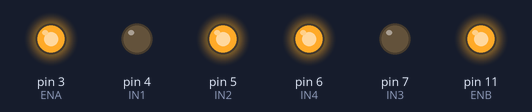
The sketch below on a simulated Arduino Uno, built with avr-gcc and run on an emulated ATmega328P. Parts: output pins drawn as LEDs (lit = HIGH). Wiring (inferred from the names in the program): MPU-6050 motion sensor at I2C address 0x68.

Above: at 0.1 s.
Timing chart, 0 to 1.6 s (numbered marks = the images above):
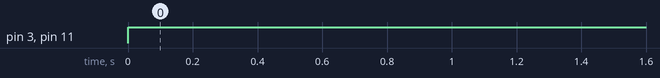

Measured:
- by itself, pin 3 (ENA), pin 11 (ENB): LOW → HIGH at 0.00 s

The sketch:

test_moteur.ino
```cpp
#include<Wire.h>

int ENA=3; //Connecté à Arduino pin 9(sortie PWM)
int IN1=4; //Connecté à Arduino pin 4
int IN2=5; //Connecté à Arduino pin 5
//-- MOTEUR B --
int ENB=11; //Connecté à Arduino pin 10(Sortie PWM)
int IN3=7; //Connecté à Arduino pin 6
int IN4=6; //Connecté à Arduino pin 7


const int MPU=0x68;  // I2C address of the MPU-6050
int16_t AcX,AcY,AcZ,Tmp,GyX,GyY,GyZ;
const int numReadings = 10;

int readings[numReadings];

char Data;

void setup() {

Wire.begin();
  Wire.beginTransmission(MPU);
  Wire.write(0x6B);  // PWR_MGMT_1 register
  Wire.write(0);     // set to zero (wakes up the MPU-6050)
  Wire.endTransmission(true);


pinMode(ENA,OUTPUT); // Configurer
pinMode(ENB,OUTPUT); // les broches
pinMode(IN1,OUTPUT); // comme sortie
pinMode(IN2,OUTPUT);
pinMode(IN3,OUTPUT);
pinMode(IN4,OUTPUT);

Serial.begin(115200);

digitalWrite(IN3,LOW);
digitalWrite(IN4,HIGH);
digitalWrite(IN1,LOW);
digitalWrite(IN2,HIGH);

}
void loop(){
  analogWrite(ENB,255);
  analogWrite(ENA, 255);

}
```
